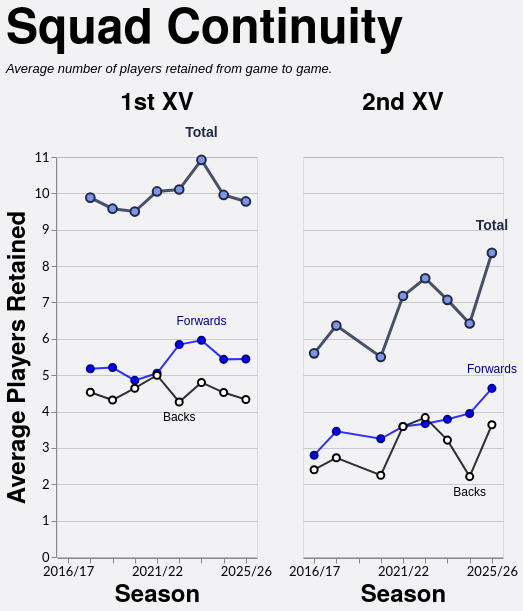

Express this chart as Vega-Lite.
### Vega-Lite specification from a JSON file in a GitHub repository (floating-point values rounded to 4 significant figures)
{"config": {"axis": {"labelFont": "Lato, sans-serif", "titleFont": "PT Sans Narrow, Helvetica Neue, Helvetica, Arial, sans-serif", "labelFontSize": 13, "titleFontSize": 24, "gridColor": "#202947", "gridOpacity": 0.2}, "header": {"labelFont": "PT Sans Narrow, Helvetica Neue, Helvetica, Arial, sans-serif", "titleFont": "PT Sans Narrow, Helvetica Neue, Helvetica, Arial, sans-serif", "labelFontSize": 24, "titleFontSize": 28, "labelFontWeight": "bold", "orient": "left"}, "legend": {"labelFont": "Lato, sans-serif", "titleFont": "PT Sans Narrow, Helvetica Neue, Helvetica, Arial, sans-serif", "labelFontSize": 14, "titleFontSize": 16, "titlePadding": 5, "fillColor": "white", "strokeColor": "black", "padding": 10, "titleFontWeight": "lighter", "titleFontStyle": "italic", "titleColor": "gray", "offset": 10}, "title": {"font": "PT Sans Narrow, Helvetica Neue, Helvetica, Arial, sans-serif", "fontSize": 48, "fontWeight": "bold", "anchor": "start", "align": "center", "titlePadding": 20, "subtitlePadding": 10, "subtitleFontSize": 13, "subtitleColor": "", "subtitleFontStyle": "italic", "offset": 15, "color": "black"}, "axisX": {"labelAngle": 0}, "facet": {"title": null, "header": null, "align": {"row": "each", "column": "each"}}, "resolve": {"scale": {"y": "independent", "facet": "independent"}}, "background": "#f2f1f4"}, "data": {"name": "data-c577416dcc6691ee3bd26b4bfafc742c"}, "facet": {"column": {"field": "squad", "header": {"labelExpr": "datum.value + ' XV'", "labelFontSize": 24}, "sort": ["1st", "2nd"], "title": null, "type": "nominal"}}, "spec": {"layer": [{"mark": {"type": "line", "color": "#202946", "opacity": 0.8, "point": {"filled": true, "color": "#7d96e8", "stroke": "#202946", "size": 75, "strokeWidth": 2}, "strokeWidth": 3}, "encoding": {"detail": [{"field": "unit", "type": "nominal"}], "tooltip": [{"field": "season", "title": "Season", "type": "ordinal"}, {"field": "squad", "title": "Squad", "type": "nominal"}, {"field": "unit", "title": "Unit", "type": "nominal"}, {"field": "retained", "format": ".1f", "title": "Avg Retained", "type": "quantitative"}], "x": {"axis": {"labelAngle": 0, "labelOverlap": "parity"}, "field": "season", "sort": "ascending", "title": "Season", "type": "ordinal"}, "y": {"axis": {"tickMinStep": 1}, "field": "retained", "scale": {"zero": true}, "title": "Average Players Retained", "type": "quantitative"}}, "transform": [{"filter": "(datum.unit === 'Total')"}]}, {"mark": {"type": "line", "color": "blue", "opacity": 0.8, "point": {"filled": true, "color": "blue", "stroke": "darkblue", "size": 50, "strokeWidth": 2}, "strokeWidth": 2}, "encoding": {"detail": [{"field": "unit", "type": "nominal"}], "tooltip": [{"field": "season", "title": "Season", "type": "ordinal"}, {"field": "squad", "title": "Squad", "type": "nominal"}, {"field": "unit", "title": "Unit", "type": "nominal"}, {"field": "retained", "format": ".1f", "title": "Avg Retained", "type": "quantitative"}], "x": {"axis": {"labelAngle": 0, "labelOverlap": "parity"}, "field": "season", "sort": "ascending", "title": "Season", "type": "ordinal"}, "y": {"axis": {"tickMinStep": 1}, "field": "retained", "scale": {"zero": true}, "title": "Average Players Retained", "type": "quantitative"}}, "transform": [{"filter": "(datum.unit === 'Forwards')"}]}, {"mark": {"type": "line", "color": "black", "opacity": 0.8, "point": {"filled": true, "color": "white", "stroke": "black", "size": 50, "strokeWidth": 2}, "strokeWidth": 2}, "encoding": {"detail": [{"field": "unit", "type": "nominal"}], "tooltip": [{"field": "season", "title": "Season", "type": "ordinal"}, {"field": "squad", "title": "Squad", "type": "nominal"}, {"field": "unit", "title": "Unit", "type": "nominal"}, {"field": "retained", "format": ".1f", "title": "Avg Retained", "type": "quantitative"}], "x": {"axis": {"labelAngle": 0, "labelOverlap": "parity"}, "field": "season", "sort": "ascending", "title": "Season", "type": "ordinal"}, "y": {"axis": {"tickMinStep": 1}, "field": "retained", "scale": {"zero": true}, "title": "Average Players Retained", "type": "quantitative"}}, "transform": [{"filter": "(datum.unit === 'Backs')"}]}, {"mark": {"type": "text", "align": "center", "baseline": "bottom", "color": "#202946", "dx": 0, "dy": -20, "fontSize": 14, "fontWeight": "bold"}, "encoding": {"detail": [{"field": "unit", "type": "nominal"}], "text": {"value": "Total"}, "tooltip": [{"field": "season", "title": "Season", "type": "ordinal"}, {"field": "squad", "title": "Squad", "type": "nominal"}, {"field": "unit", "title": "Unit", "type": "nominal"}, {"field": "retained", "format": ".1f", "title": "Avg Retained", "type": "quantitative"}], "x": {"field": "season", "type": "ordinal"}, "y": {"field": "retained", "type": "quantitative"}}, "transform": [{"filter": "(datum.unit === 'Total')"}, {"calculate": "toNumber(split(datum.season, '/')[0])", "as": "season_order"}, {"joinaggregate": [{"op": "max", "field": "retained", "as": "max_value"}, {"op": "min", "field": "retained", "as": "min_value"}], "groupby": ["squad"]}, {"filter": "datum.retained > 0"}, {"filter": "datum.retained == datum.max_value"}, {"window": [{"op": "row_number", "field": "", "as": "rank"}], "groupby": ["squad"], "sort": [{"field": "season_order", "order": "descending"}]}, {"filter": "datum.rank == 1"}]}, {"mark": {"type": "text", "align": "center", "baseline": "bottom", "color": "darkblue", "dx": 0, "dy": -12, "fontSize": 12, "fontWeight": "normal"}, "encoding": {"detail": [{"field": "unit", "type": "nominal"}], "text": {"value": "Forwards"}, "tooltip": [{"field": "season", "title": "Season", "type": "ordinal"}, {"field": "squad", "title": "Squad", "type": "nominal"}, {"field": "unit", "title": "Unit", "type": "nominal"}, {"field": "retained", "format": ".1f", "title": "Avg Retained", "type": "quantitative"}], "x": {"field": "season", "type": "ordinal"}, "y": {"field": "retained", "type": "quantitative"}}, "transform": [{"filter": "(datum.unit === 'Forwards')"}, {"calculate": "toNumber(split(datum.season, '/')[0])", "as": "season_order"}, {"joinaggregate": [{"op": "max", "field": "retained", "as": "max_value"}, {"op": "min", "field": "retained", "as": "min_value"}], "groupby": ["squad"]}, {"filter": "datum.retained > 0"}, {"filter": "datum.retained == datum.max_value"}, {"window": [{"op": "row_number", "field": "", "as": "rank"}], "groupby": ["squad"], "sort": [{"field": "season_order", "order": "descending"}]}, {"filter": "datum.rank == 1"}]}, {"mark": {"type": "text", "align": "center", "baseline": "top", "color": "black", "dx": 0, "dy": 10, "fontSize": 12, "fontWeight": "normal"}, "encoding": {"detail": [{"field": "unit", "type": "nominal"}], "text": {"value": "Backs"}, "tooltip": [{"field": "season", "title": "Season", "type": "ordinal"}, {"field": "squad", "title": "Squad", "type": "nominal"}, {"field": "unit", "title": "Unit", "type": "nominal"}, {"field": "retained", "format": ".1f", "title": "Avg Retained", "type": "quantitative"}], "x": {"field": "season", "type": "ordinal"}, "y": {"field": "retained", "type": "quantitative"}}, "transform": [{"filter": "(datum.unit === 'Backs')"}, {"calculate": "toNumber(split(datum.season, '/')[0])", "as": "season_order"}, {"joinaggregate": [{"op": "max", "field": "retained", "as": "max_value"}, {"op": "min", "field": "retained", "as": "min_value"}], "groupby": ["squad"]}, {"filter": "datum.retained > 0"}, {"filter": "datum.retained == datum.min_value"}, {"window": [{"op": "row_number", "field": "", "as": "rank"}], "groupby": ["squad"], "sort": [{"field": "season_order", "order": "descending"}]}, {"filter": "datum.rank == 1"}]}], "height": 400, "width": 200}, "spacing": 30, "title": {"text": "Squad Continuity", "subtitle": ["Average number of players retained from game to game."]}, "$schema": "https://vega.github.io/schema/vega-lite/v5.20.1.json", "datasets": {"data-c577416dcc6691ee3bd26b4bfafc742c": [{"season": "2017/18", "squad": "1st", "unit": "Total", "retained": 9.882}, {"season": "2017/18", "squad": "1st", "unit": "Forwards", "retained": 5.176}, {"season": "2017/18", "squad": "1st", "unit": "Backs", "retained": 4.529}, {"season": "2018/19", "squad": "1st", "unit": "Total", "retained": 9.579}, {"season": "2018/19", "squad": "1st", "unit": "Forwards", "retained": 5.211}, {"season": "2018/19", "squad": "1st", "unit": "Backs", "retained": 4.316}, {"season": "2019/20", "squad": "1st", "unit": "Total", "retained": 9.5}, {"season": "2019/20", "squad": "1st", "unit": "Forwards", "retained": 4.857}, {"season": "2019/20", "squad": "1st", "unit": "Backs", "retained": 4.643}, {"season": "2021/22", "squad": "1st", "unit": "Total", "retained": 10.05}, {"season": "2021/22", "squad": "1st", "unit": "Forwards", "retained": 5.053}, {"season": "2021/22", "squad": "1st", "unit": "Backs", "retained": 5.0}, {"season": "2022/23", "squad": "1st", "unit": "Total", "retained": 10.11}, {"season": "2022/23", "squad": "1st", "unit": "Forwards", "retained": 5.842}, {"season": "2022/23", "squad": "1st", "unit": "Backs", "retained": 4.263}, {"season": "2023/24", "squad": "1st", "unit": "Total", "retained": 10.92}, {"season": "2023/24", "squad": "1st", "unit": "Forwards", "retained": 5.96}, {"season": "2023/24", "squad": "1st", "unit": "Backs", "retained": 4.8}, {"season": "2024/25", "squad": "1st", "unit": "Total", "retained": 9.957}, {"season": "2024/25", "squad": "1st", "unit": "Forwards", "retained": 5.435}, {"season": "2024/25", "squad": "1st", "unit": "Backs", "retained": 4.522}, {"season": "2025/26", "squad": "1st", "unit": "Total", "retained": 9.778}, {"season": "2025/26", "squad": "1st", "unit": "Forwards", "retained": 5.444}, {"season": "2025/26", "squad": "1st", "unit": "Backs", "retained": 4.333}, {"season": "2016/17", "squad": "2nd", "unit": "Total", "retained": 5.6}, {"season": "2016/17", "squad": "2nd", "unit": "Forwards", "retained": 2.8}, {"season": "2016/17", "squad": "2nd", "unit": "Backs", "retained": 2.4}, {"season": "2017/18", "squad": "2nd", "unit": "Total", "retained": 6.364}, {"season": "2017/18", "squad": "2nd", "unit": "Forwards", "retained": 3.455}, {"season": "2017/18", "squad": "2nd", "unit": "Backs", "retained": 2.727}, {"season": "2019/20", "squad": "2nd", "unit": "Total", "retained": 5.5}, {"season": "2019/20", "squad": "2nd", "unit": "Forwards", "retained": 3.25}, {"season": "2019/20", "squad": "2nd", "unit": "Backs", "retained": 2.25}, {"season": "2021/22", "squad": "2nd", "unit": "Total", "retained": 7.176}, {"season": "2021/22", "squad": "2nd", "unit": "Forwards", "retained": 3.588}, {"season": "2021/22", "squad": "2nd", "unit": "Backs", "retained": 3.588}, {"season": "2022/23", "squad": "2nd", "unit": "Total", "retained": 7.667}, {"season": "2022/23", "squad": "2nd", "unit": "Forwards", "retained": 3.667}, {"season": "2022/23", "squad": "2nd", "unit": "Backs", "retained": 3.833}, {"season": "2023/24", "squad": "2nd", "unit": "Total", "retained": 7.071}, {"season": "2023/24", "squad": "2nd", "unit": "Forwards", "retained": 3.786}, {"season": "2023/24", "squad": "2nd", "unit": "Backs", "retained": 3.214}, {"season": "2024/25", "squad": "2nd", "unit": "Total", "retained": 6.421}, {"season": "2024/25", "squad": "2nd", "unit": "Forwards", "retained": 3.947}, {"season": "2024/25", "squad": "2nd", "unit": "Backs", "retained": 2.211}, {"season": "2025/26", "squad": "2nd", "unit": "Total", "retained": 8.364}, {"season": "2025/26", "squad": "2nd", "unit": "Forwards", "retained": 4.636}, {"season": "2025/26", "squad": "2nd", "unit": "Backs", "retained": 3.636}]}}
